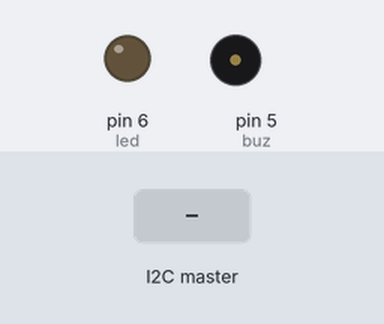
This sketch was run on a simulated Arduino Uno, built with avr-gcc and run on an emulated ATmega328P. On the bench: output pins drawn as LEDs (lit = HIGH), buzzer (waves = sounding, pin HIGH). Inputs (shaded band) come from the test bench.

Above: at 1.2 s.
1.3 s: the I2C master sends the byte 1
At 2.0 s:
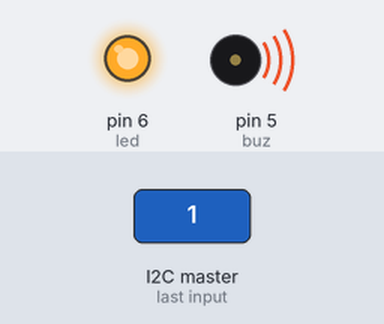
2.8 s: the I2C master sends the byte 0
At 3.1 s:
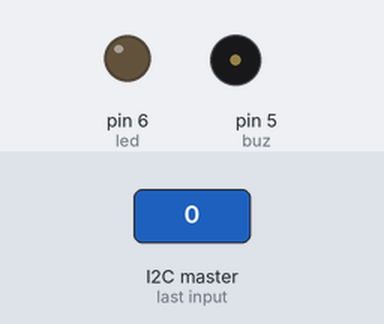
4.3 s: the I2C master sends the byte 2
At 5.5 s:
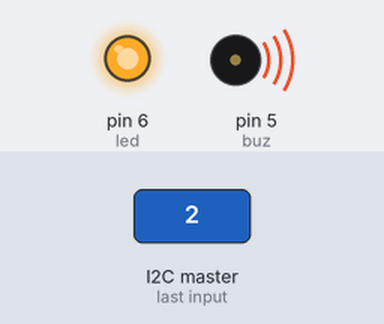
Timing chart, 0 to 7.3 s (numbered marks = the images above; inputs shaded):
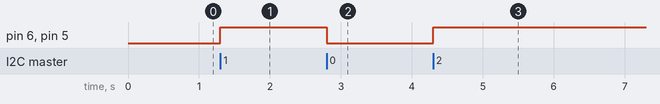

The sketch:

project.ino
```cpp
#include <Wire.h>

const int led = 6;
const int buz = 5;

void setup()
{
  Wire.begin(0x8);
  Wire.onReceive(receiveData);
  pinMode(led, OUTPUT);
  pinMode(buz, OUTPUT);
  digitalWrite(led, LOW);
  digitalWrite(buz, LOW);
}

void loop()
{

}

void receiveData(int D)
{
  while (Wire.available())
  {
    char w = Wire.read();

    digitalWrite(led, w);
    digitalWrite(buz, w);
  }
}
```

Measured:
- after the input at 1.3 s, pin 6 (led), pin 5 (buz): LOW → HIGH at once
- after the input at 2.8 s, pin 6 (led), pin 5 (buz): HIGH → LOW at once
- after the input at 4.3 s, pin 6 (led), pin 5 (buz): LOW → HIGH at once
